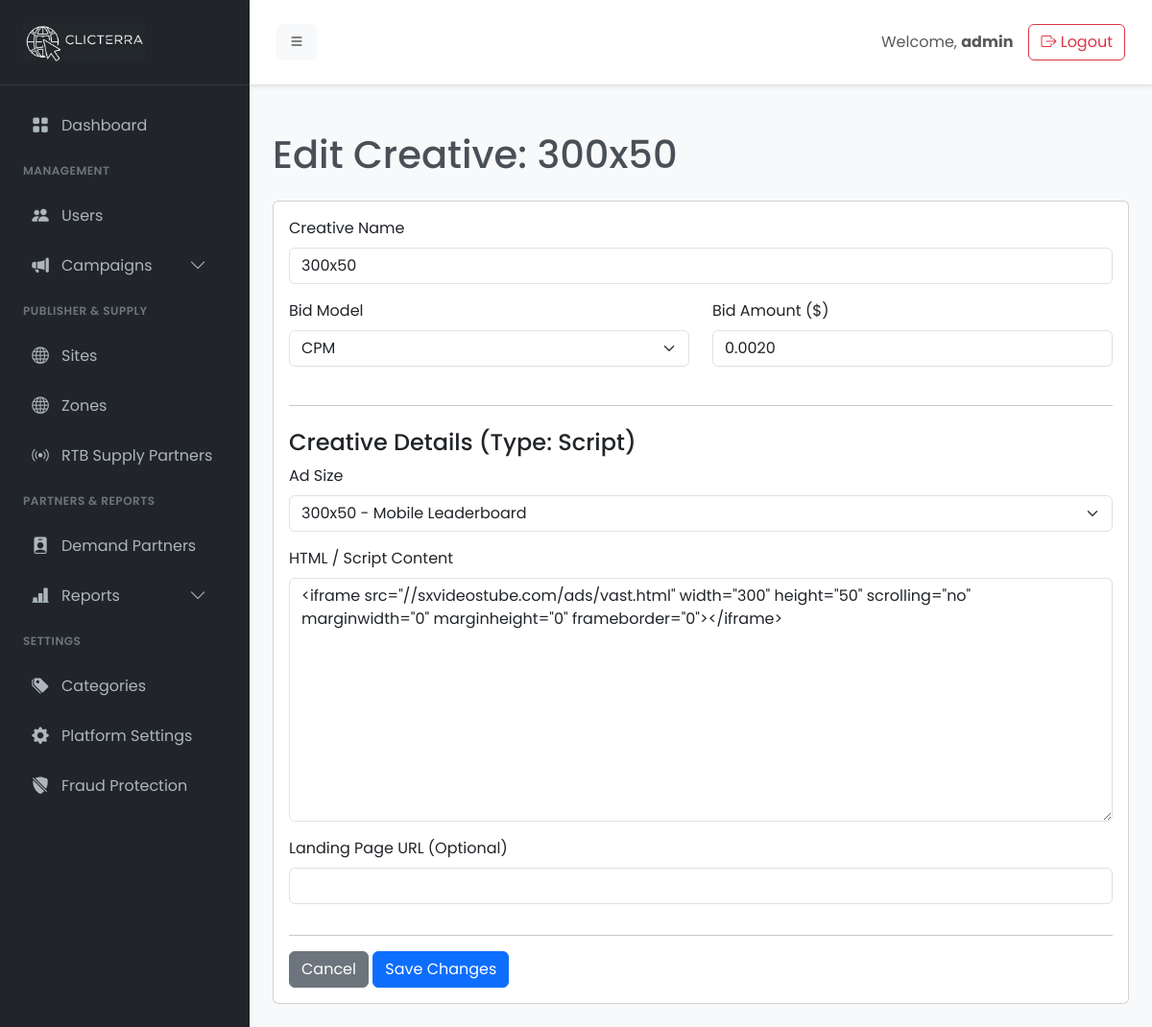
The app's page /admin/ron-creative-edit.php?id=110 (signed in) with its own data.
### tables this page shows
CREATE TABLE `creatives` (
  `id` int(11) NOT NULL,
  `campaign_id` int(11) NOT NULL,
  `name` varchar(255) NOT NULL,
  `creative_type` enum('image','script','popunder') NOT NULL,
  `bid_model` enum('cpc','cpm') NOT NULL,
  `bid_amount` decimal(10,4) NOT NULL,
  `image_url` varchar(255) DEFAULT NULL,
  `landing_url` varchar(2048) DEFAULT NULL,
  `script_content` text DEFAULT NULL,
  `sizes` varchar(255) NOT NULL COMMENT 'e.g., "300x250" or "all" for RTB',
  `status` enum('active','paused') DEFAULT 'active',
  `created_at` timestamp NULL DEFAULT current_timestamp()
);

### admin/ron-creative-edit.php (the view, shortened to what this page needs)
<?php
require_once __DIR__ . '/init.php';
$creative_id = filter_input(INPUT_GET, 'id', FILTER_VALIDATE_INT);
$stmt = $conn->prepare("SELECT c.*, camp.ad_format_id
                        FROM creatives c
                        JOIN campaigns camp ON c.campaign_id = camp.id
                        WHERE c.id = ?");
$stmt->bind_param("i", $creative_id);
$stmt->execute();
$creative = $stmt->get_result()->fetch_assoc();
$is_popunder = false;
if ($creative['ad_format_id']) {
    $stmt_format = $conn->prepare("SELECT name FROM ad_formats WHERE id = ?");
    $stmt_format->bind_param("i", $creative['ad_format_id']);
    $stmt_format->execute();
    $format_result = $stmt_format->get_result()->fetch_assoc();
    $is_popunder = (strtolower($format_result['name'] ?? '') === 'popunder');
}
$ad_sizes = [
    '300x250' => '300x250 - Medium Rectangle',
    '728x90' => '728x90 - Leaderboard',
    '160x600' => '160x600 - Wide Skyscraper',
    '300x50' => '300x50 - Mobile Leaderboard',
    '300x100' => '300x100 - Mobile',
    '300x500' => '300x500 - Half Page',
    '900x250' => '900x250 - Billboard',
    'all' => 'All Sizes (for Script/Universal)'
];
?>
<?php require_once __DIR__ . '/templates/header.php'; ?>
<h1 class="mt-4 mb-4">Edit Creative: <?php echo htmlspecialchars($creative['name']); ?></h1>
<div class="card">
    <div class="card-body">
        <form action="ron-creative-action.php" method="POST" enctype="multipart/form-data">
            <div class="mb-3">
                <label class="form-label">Creative Name</label>
                <input type="text" class="form-control" name="name" value="<?php echo htmlspecialchars($creative['name']); ?>" required>
            </div>
            <div class="row">
                <div class="col-md-6 mb-3">
                    <label class="form-label">Bid Model</label>
                    <select class="form-select" name="bid_model" required>
                        <option value="cpm" <?php if($creative['bid_model'] == 'cpm') echo 'selected'; ?>>CPM</option>
                    </select>
                </div>
                <div class="col-md-6 mb-3">
                    <label class="form-label">Bid Amount ($)</label>
                    <input type="number" step="0.0001" class="form-control" name="bid_amount" value="<?php echo htmlspecialchars($creative['bid_amount']); ?>" required>
                </div>
            </div>
            <hr class="my-4">
            <h4>Creative Details (Type: <?php echo ucfirst($creative['creative_type']); ?><?php if($is_popunder) echo " - Popunder"; ?>)</h4>
            <?php if ($is_popunder): ?>
                <div class="mb-3">
                    <label class="form-label">Landing Page URL</label>
                    <input type="url" class="form-control" name="landing_url" value="<?php echo htmlspecialchars($creative['landing_url']); ?>" required>
                </div>
            <?php elseif (in_array($creative['creative_type'], ['image', 'script', 'html'])): ?>
                <fieldset>
                    <div class="mb-3">
                        <label class="form-label">Ad Size</label>
                        <select class="form-select" name="sizes">
                            <?php foreach($ad_sizes as $value => $label): ?>
                            <option value="<?php echo $value; ?>" <?php if($creative['sizes'] == $value) echo 'selected'; ?>>
                                <?php echo $label; ?>
                            </option>
                            <?php endforeach; ?>
                        </select>
                    </div>
                    <?php if ($creative['creative_type'] == 'image'): ?>
                        <div class="mb-3">
                            <label class="form-label">Landing Page URL</label>
                            <input type="url" class="form-control" name="landing_url" value="<?php echo htmlspecialchars($creative['landing_url']); ?>" required>
                        </div>
                    <?php elseif ($creative['creative_type'] == 'script' || $creative['creative_type'] == 'html'): ?>
                        <div class="mb-3">
                            <label class="form-label">HTML / Script Content</label>
                            <textarea class="form-control" name="script_content" rows="10" required><?php echo htmlspecialchars($creative['script_content']); ?></textarea>
                        </div>
                        <div class="mb-3">
                            <label class="form-label">Landing Page URL (Optional)</label>
                            <input type="url" class="form-control" name="landing_url" value="<?php echo htmlspecialchars($creative['landing_url']); ?>">
                        </div>
                    <?php endif; ?>
                </fieldset>
            <?php endif; ?>
            <hr>
            <a href="ron-creative.php?campaign_id=<?php echo $creative['campaign_id']; ?>" class="btn btn-secondary">Cancel</a>
            <button type="submit" name="update_creative" class="btn btn-primary">Save Changes</button>
        </form>
    </div>
</div>
<?php require_once __DIR__ . '/templates/footer.php'; ?>

### admin/assets/css/style.css (style rules this page uses)
body { font-family: 'Poppins', sans-serif; background-color: #f8f9fa; color: #495057; }

### records on screen
creatives: name "300x50", bid_model "CPM", bid_amount "0.0020", creative_type "Script", sizes "300x50 - Mobile Leaderboard", script_content "<iframe src=\"//sxvideostube.com/ads/vast.html\" width=\"300\" height=\"50\" scrolling=\"no\" marginwidth=\"0\" marginheight=\"0\" frameborder=\"0\"></iframe>"

### other values on screen
$_SESSION['username'] "admin"
